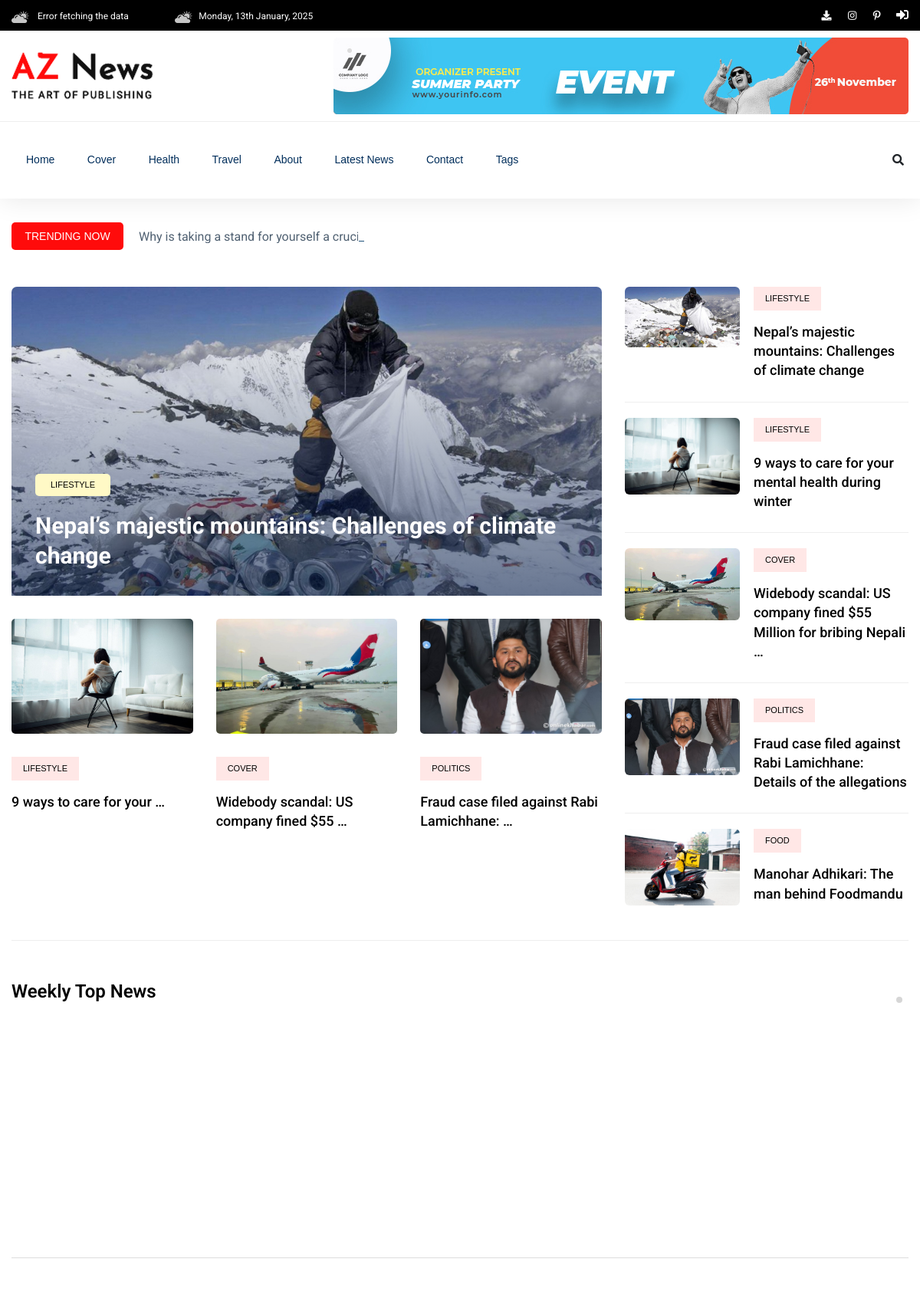
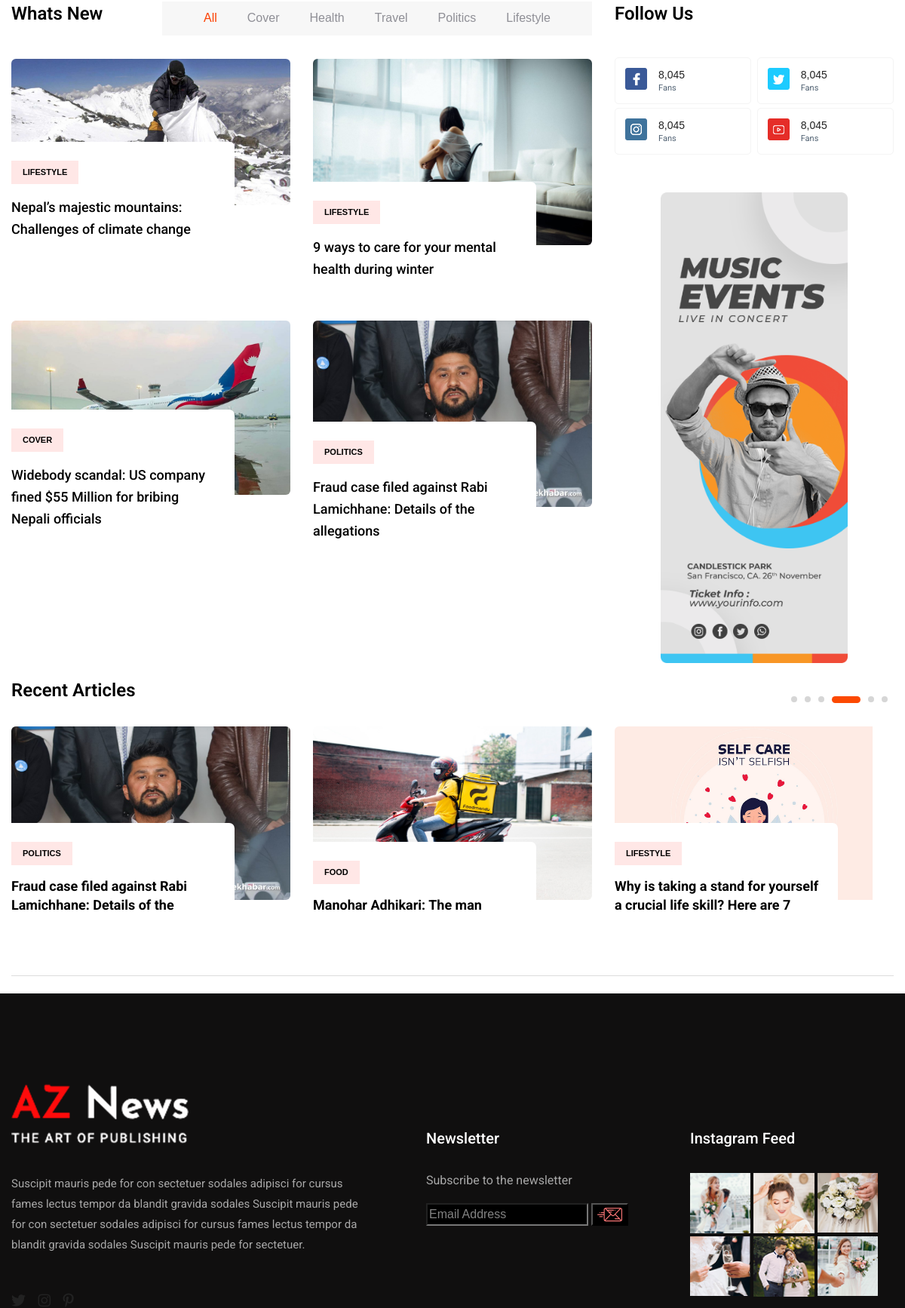
The page / (upper part) on the database its author committed (2 pictures, top to bottom).
### newspaper/models.py (models this page shows, shortened)
class TimeStampModel(models.Model): #like a base app that is extended by other class
    created_at = models.DateTimeField(auto_now_add=True)
    updated_at = models.DateTimeField(auto_now=True)
    class Meta:
        abstract = True # dont create table in Db

class Category(TimeStampModel):
    name = models.CharField(max_length=100)

class Post(TimeStampModel):
    STATUS_CHOICES =[
        ("active", "Active"),
        ("in_active", "Inactive"),
    ]
    title = models.CharField(max_length=200)
    content = models.TextField()
    featured_image = models.ImageField(upload_to="post_images/%Y/%m/%d", blank=False)
    author = models.ForeignKey("auth.User", on_delete=models.CASCADE)
    status = models.CharField(max_length=20,choices=STATUS_CHOICES,default="active")
    views_count = models.PositiveBigIntegerField(default=0)
    published_at = models.DateTimeField(null=True, blank=True)
    category = models.ForeignKey(Category, on_delete=models.CASCADE)
    tag = models.ManyToManyField(Tag)

### newspaper/views.py (the view)
# urls.py: path("",views.HomeView.as_view(), name="home"),
class HomeView(ListView):
    model = Post
    template_name = "aznews/home.html"
    context_object_name= "posts"
    queryset = Post.objects.filter(
        published_at__isnull = False , status = "active"
    ).order_by("-published_at")[:5]
    def get_context_data(self, **kwargs): #to display extra data
        context = super().get_context_data(**kwargs)
        context['featured_post'] = (
            Post.objects.filter(published_at__isnull = False , status = "active")
            .order_by("-published_at","-views_count")
            .first()
        )
        context['featured_posts'] = Post.objects.filter(
            published_at__isnull = False , status = "active"
            ).order_by("-published_at","-views_count")[1:4]
        one_week_ago = timezone.now() - timedelta(days=7)
        context['weekly_top_posts'] = Post.objects.filter(
            published_at__isnull = False , status = "active", published_at__gte = one_week_ago # gte mean greater than or equal to
            ).order_by("-published_at","-views_count")[:7]
        context["whats_new_categories"] = Category.objects.all()[:5]
        return context

### templates/aznews/home.html
{% extends 'aznews/base.html' %}
{% block content %}
<main>
   {% include "aznews/home/trending/trending.html" %}
   {% include "aznews/home/weekly.html" %}
   {% include "aznews/home/whats_new.html" %}
   {% include "aznews/home/recent.html" %}
</main>
{% endblock content %}

### templates/aznews/header.html (shortened to what this page needs)
{% load static %}
<header>
   <div class="header-area">
        <div class="main-header ">
            <div class="header-top black-bg d-none d-md-block">
               <div class="container">
                   <div class="col-xl-12">
                        <div class="row d-flex justify-content-between align-items-center">
                            <div class="header-info-left">
                                <ul>
                                    <li><img src="{% static 'aznews/assets/img/icon/header_icon1.png' %}" alt="">
                                        <span id="weather">Current Temperature: °C</span>
                                    </li>
                                    <li><img src="{% static 'aznews/assets/img/icon/header_icon1.png' %}" alt="">{% now "l, dS  F, Y " %}</li>
                                </ul>
                            </div>
                            <div class="header-info-right">
                                <ul class="header-social">
                                    <li><a title="Download" href="{% url 'report:users' %}"><i class="fas fa-download"></i></a></li>
                                    <li><a href="#"><i class="fab fa-instagram"></i></a></li>
                                   <li> <a href="#"><i class="fab fa-pinterest-p"></i></a></li>
                                    {% if request.user.is_authenticated %}
                                    <a class="ml-3" title="Dashboard" href="{% url 'published-post' %}"> <i class="fas fa-chart-line"></i> </a>
                                        <form action="{% url 'logout' %}" method="post" class="top-menu" style="display: inline;">
                                            {% csrf_token %}
                                            <button type="submit" title="Logout" class="link ml-3" style="background: transparent; border: none; padding: 0; cursor: pointer;">
                                                <i class="fas fa-sign-out-alt"></i>
                                            </button>
                                        </form>
                                    {% else %}
                                        <a href="{% url 'login' %}" title="Login" id="loginBtn" class="link ml-3" style="background: transparent; border: none; padding: 0; cursor: pointer; ">
                                            <span class="fas fa-sign-in-alt"></span>
                                        </a>
                                    {% endif %}
                                </ul>
                            </div>
                        </div>
                   </div>
               </div>
            </div>
            <div class="header-mid d-none d-md-block">
               <div class="container">
                    <div class="row d-flex align-items-center">
                        <div class="col-xl-3 col-lg-3 col-md-3">
                            <div class="logo">
                                <a href="/"><img src="{% static 'aznews/assets/img/logo/logo.png' %}" alt=""></a>
                            </div>
                        </div>
                        <div class="col-xl-9 col-lg-9 col-md-9">
                            <div class="header-banner f-right ">
                                <img src="{% static 'aznews/assets/img/hero/header_card.jpg' %}" alt="">
                            </div>
                        </div>
                    </div>
               </div>
            </div>
           <div class="header-bottom header-sticky">
                <div class="container">
                    <div class="row align-items-center">
                        <div class="col-xl-10 col-lg-10 col-md-12 header-flex">
                            <div class="main-menu d-none d-md-block">
                                <nav>
                                    <ul id="navigation">
                                        <li><a href="/">Home</a></li>
                                        {% for category in categories %}
                                        <li>
                                            <a href="{% url 'post-by-category' category.id %}">{{ category.name }}</a>
                                        </li>
                                        {% endfor %}
                                        <li><a href="{% url 'about' %}">About</a></li>
                                        <li><a href="{% url 'post-list' %}">Latest News</a></li>
                                        <li><a href="{% url 'contact' %}">Contact</a></li>
                                        <li><a href="#">Tags</a>
                                        </li>
                                    </ul>
                                </nav>
                            </div>
                        </div>
                        <div class="col-xl-2 col-lg-2 col-md-4">
                            <div class="header-right-btn f-right d-none d-lg-block">
                                <i class="fas fa-search special-tag"></i>
                            </div>
                        </div>
                        <div class="col-12">
                        </div>
                    </div>
                </div>
           </div>
        </div>
   </div>
</header>

### templates/aznews/home/trending/trending_title.html
 <div class="row">
    <div class="col-lg-12">
        <div class="trending-tittle">
            <strong>Trending now</strong>
            <div class="trending-animated">
                <ul id="js-news" class="js-hidden">
                    {% for post in trending_posts %}
                    <li class="news-item">{{ post.title }}</li>
                    {% endfor %}
                </ul>
            </div>
        </div>
    </div>
</div>

### templates/aznews/home/trending/trending_left.html
<div class="col-lg-8">
    <div class="trending-top mb-30">
        <div class="trend-top-img">
            <img src="{{ featured_post.featured_image.url}}" alt="{{ featured_post.title }}">
            <div class="trend-top-cap">
                <span>{{ featured_post.category.name }}</span>
                <h2><a href="{% url 'post-detail' featured_post.pk %}">{{ featured_post.title }}</a></h2>
            </div>
        </div>
    </div>
    <div class="trending-bottom">
        <div class="row">
            {% for featured_post in featured_posts %}
            <div class="col-lg-4">
            <div class="single-bottom mb-35">
                <div class="trend-bottom-img mb-30">
                    <img src="{{ featured_post.featured_image.url}}" alt="{{ featured_post.title }}" height="150px">
                </div>
                <div class="trend-bottom-cap">
                    <span class="color1">{{ featured_post.category.name }}</span>
                    <h4><a href="{% url 'post-detail' featured_post.pk %}">{{ featured_post.title|truncatewords:6 }}</a></h4>
                </div>
            </div>
            </div>
           {% endfor %}
        </div>
    </div>
</div>

### templates/aznews/home/trending/trending_right.html
<div class="col-lg-4">
    {% for post in posts %}
    <div class="trand-right-single d-flex">
        <div class="trand-right-img">
            <img src="{{ post.featured_image.url }}" alt="{{ post.title }}" width="150px" />
        </div>
        <div class="trand-right-cap">
            <span class="color1">{{ post.category.name }}</span>
            <h4><a href="{% url 'post-detail' post.pk %}">{{ post.title|truncatewords:10 }}</a></h4>
        </div>
    </div>
    {% endfor %}
</div>

### templates/aznews/home/whats_new.html (shortened to what this page needs)
{% load static %}
   <section class="whats-news-area pt-50 pb-20">
    <div class="container">
        <div class="row">
        <div class="col-lg-8">
            <div class="row d-flex justify-content-between">
                <div class="col-lg-3 col-md-3">
                    <div class="section-tittle mb-30">
                        <h3>Whats New</h3>
                    </div>
                </div>
                <div class="col-lg-9 col-md-9">
                    <div class="properties__button">
                        <nav>
                            <div class="nav nav-tabs" id="nav-tab" role="tablist">
                                <a class="nav-item nav-link active" id="nav-home-tab" data-toggle="tab" href="#nav-home" role="tab" aria-controls="nav-home" aria-selected="true">All</a>
                                {% for category in whats_new_categories %}
                                <a class="nav-item nav-link" id="nav-{{ category.name|slugify }}-tab" data-toggle="tab" href="#nav-{{ category.name|slugify }}" role="tab" aria-controls="nav-{{ category.name|slugify }}" aria-selected="false">{{ category.name }}</a>
                               {% endfor %}
                            </div>
                        </nav>
                    </div>
                </div>
            </div>
            <div class="row">
                <div class="col-12">
                    <div class="tab-content" id="nav-tabContent">
                        <div class="tab-pane fade show active" id="nav-home" role="tabpanel" aria-labelledby="nav-home-tab">
                            <div class="whats-news-caption">
                                <div class="row">
                                    {% for post in posts|slice:":4" %}
                                    <div class="col-lg-6 col-md-6">
                                        <div class="single-what-news mb-100">
                                            <div class="what-img">
                                                <img src="{{ post.featured_image.url }}" alt="{{ post.title }}">
                                            </div>
                                            <div class="what-cap">
                                                <span class="color1">{{ post.category.name }}</span>
                                                <h4><a href="#">{{ post.title }}</a></h4>
                                            </div>
                                        </div>
                                    </div>
                                    {% endfor %}
                                </div>
                            </div>
                        </div>
                    </div>
                </div>
            </div>
        </div>
        <div class="col-lg-4">
            <div class="section-tittle mb-40">
                <h3>Follow Us</h3>
            </div>
            <div class="single-follow mb-45">
                <div class="single-box">
                    <div class="follow-us d-flex align-items-center">
                        <div class="follow-social">
                            <a href="#"><img src="{% static 'aznews/assets/img/news/icon-fb.png' %}" alt=""></a>
                        </div>
                        <div class="follow-count">
                            <span>8,045</span>
                            <p>Fans</p>
                        </div>
                    </div>
                    <div class="follow-us d-flex align-items-center">
                        <div class="follow-social">
                            <a href="#"><img src="{% static 'aznews/assets/img/news/icon-tw.png' %}" alt=""></a>
                        </div>
                        <div class="follow-count">
                            <span>8,045</span>
                            <p>Fans</p>
                        </div>
                    </div>
                        <div class="follow-us d-flex align-items-center">
                        <div class="follow-social">
                            <a href="#"><img src="{% static 'aznews/assets/img/news/icon-ins.png' %}" alt=""></a>
                        </div>
                        <div class="follow-count">
                            <span>8,045</span>
                            <p>Fans</p>
                        </div>
                    </div>
                    <div class="follow-us d-flex align-items-center">
                        <div class="follow-social">
                            <a href="#"><img src="{% static 'aznews/assets/img/news/icon-yo.png' %}" alt=""></a>
                        </div>
                        <div class="follow-count">
                            <span>8,045</span>
                            <p>Fans</p>
                        </div>
                    </div>
                </div>
            </div>
            <div class="news-poster d-none d-lg-block">
                <img src="{% static 'aznews/assets/img/news/news_card.jpg' %}" alt="">
            </div>
        </div>
        </div>
    </div>
</section>

### templates/aznews/home/recent.html
<div class="recent-articles">
    <div class="container">
       <div class="recent-wrapper">
            <div class="row">
                <div class="col-lg-12">
                    <div class="section-tittle mb-30">
                        <h3>Recent Articles</h3>
                    </div>
                </div>
            </div>
            <div class="row">
                <div class="col-12">
                    <div class="recent-active dot-style d-flex dot-style">
                        {% for recent_post in recent_posts %}
                        <div class="single-recent mb-100">
                            <div class="what-img">
                                <img src="{{ recent_post.featured_image.url}}" alt="{{ recent_post.title }}" height="230px">
                            </div>
                            <div class="what-cap">
                                <span class="color1">{{ recent_post.category.name }}</span>
                                <h4><a href="{% url 'post-detail' recent_post.pk %}">{{ recent_post.title }}</a></h4>
                            </div>
                        </div>
                         {% endfor %}
                    </div>
                </div>
            </div>
       </div>
    </div>
</div>

### templates/aznews/base.html (style rules this page uses)
body { font-family: Arial, sans-serif; }

### rows shown on the page
Category: name "Cover"
Category: name "Health"
Category: name "Travel"
Post: title "Why is taking a stand for yourself a crucial life skill? Here are 7 useful tips", featured_image (picture), category.name "LIFESTYLE"
Post: featured_image (picture), category.name "LIFESTYLE", title "Nepal’s majestic mountains: Challenges of climate change"
Post: featured_image (picture), category.name "LIFESTYLE", title "9 ways to care for your …", title "9 ways to care for your mental health during winter"
Post: featured_image (picture), category.name "COVER", title "Widebody scandal: US company fined $55 …", title "Widebody scandal: US company fined $55 Million for bribing Nepali …", title "Widebody scandal: US company fined $55 Million for bribing Nepali officials"
Post: featured_image (picture), category.name "POLITICS", title "Fraud case filed against Rabi Lamichhane: …", title "Fraud case filed against Rabi Lamichhane: Details of the allegations"
Post: featured_image (picture), category.name "FOOD", title "Manohar Adhikari: The man behind Foodmandu"
Category: name "Politics"
Category: name "Lifestyle"
